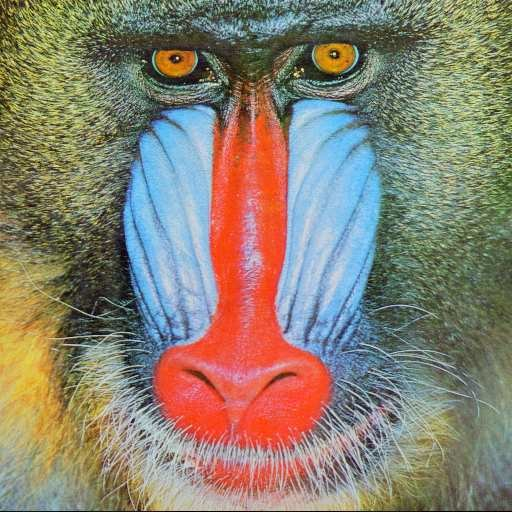
%> input picture code_ch3/mandrill.png, 512 x 512 px
$ octave slide_25_brightness_contrast_histogram.m   (GNU Octave 9; MATLAB toolbox functions it lacks are replaced by stand-ins)
%> lines starting %> are read from the running program, lines starting %| are printed output that depends on the picture
%% load image and plot histogram

img_rgb = imread("mandrill.png");
%> img_rgb is the input picture: size 512x512x3 uint8; mean R, G, B 137.3, 128.9, 113.2

% print array size : row*col*channel
size(img_rgb)
%> ans = [512 512 3]

% show histogram
% the histogram is a combination of brightness of all channel
figure();
histogram(img_rgb)
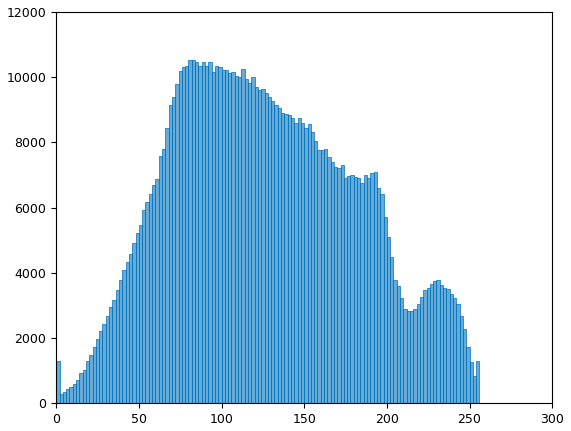
%> figure redrawn from the program's plot data; tallest bar 10516 high, from x = 82 to 84

figure();
imhist(img_rgb)
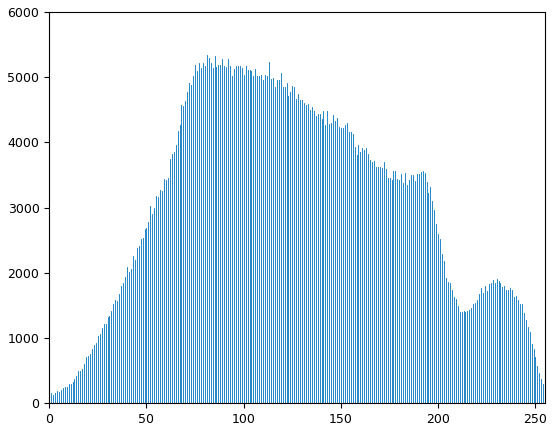
%> figure redrawn from the program's plot data; highest point at x = 81, y = 5346

%% histogram by RGB channels


%% Convert RGB image to HSV image
img_hsv = rgb2hsv(img_rgb);
%> img_hsv: size 512x512x3 double; mean H, S, V 0.314, 0.357, 0.616

img_hue = img_hsv(:,:,1);
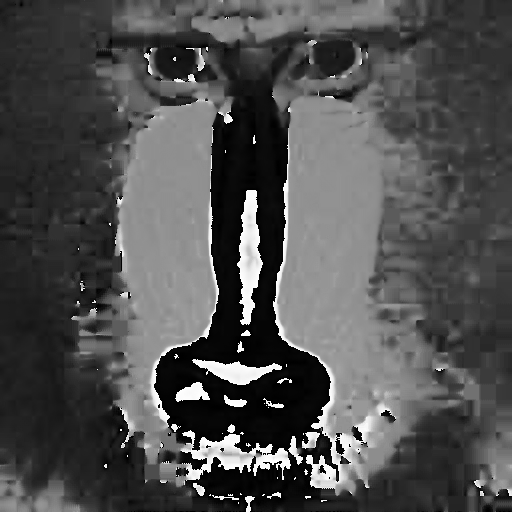
%> img_hue: size 512x512 double; min 0, max 0.999, mean 0.314
img_sat = img_hsv(:,:,2);
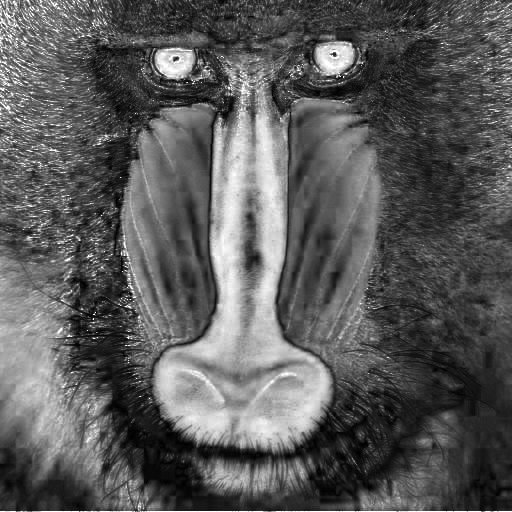
%> img_sat: size 512x512 double; min 0, max 1, mean 0.357
img_val = img_hsv(:,:,3);
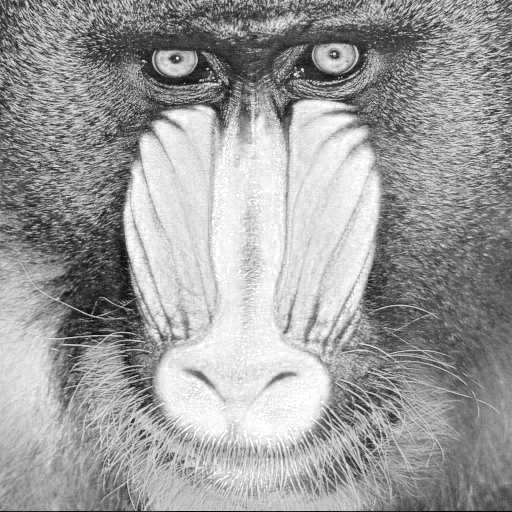
%> img_val: size 512x512 double; min 0.00392, max 1, mean 0.616

%% histogram by HSV channels

figure();
imhist(img_hue);
%> figure, not shown here; highest point at x = 0.565, y = 5950

figure();
imhist(img_sat);
%> figure, not shown here; highest point at x = 0.188, y = 2360

figure();
imhist(img_val);
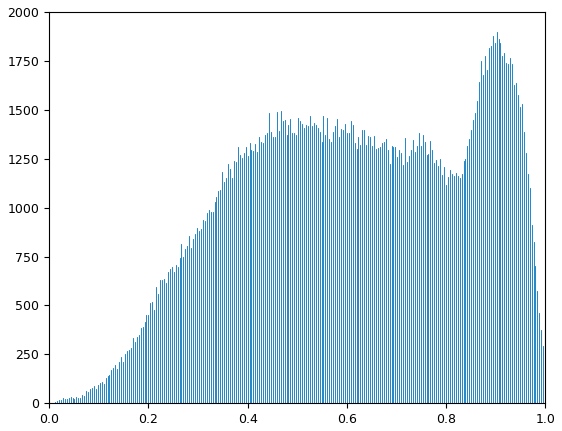
%> figure redrawn from the program's plot data; highest point at x = 0.902, y = 1900

%% Visualize image by heatmap
figure();
imagesc(img_val);
title("val-channel in HSV image")
colormap("gray")


%% Brightness Adjustment
% by offseting pixel value ( + constant)

% bias term : b
b = 0.2;

% brightness adj eq
% output = input + b

img_A = img_val;
img_B = img_A + b;

figure();
imshow(img_A)
title("img A")

figure();
imshow(img_B);
title("img B");

figure();
imshowpair(img_A, img_B,'montage',Scaling="none")
%> (this line was passed over: imshowpair is not available in this run)

%% Contrast & Brightness Adjustment (Linear Transformation)

% gain term : a
a = 1.75;
b = -0.5;
% contrast & brightness adj eq
% output = a*input + b

img_C = (a.*img_A)+b;

figure();
imshow(img_C);
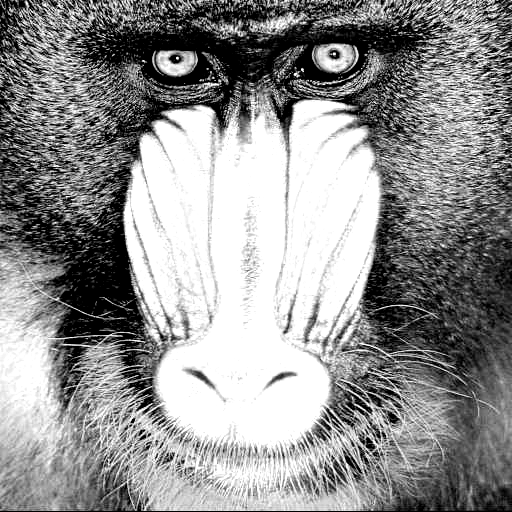
%> displayed picture: size 512x512, on the screen's scale of 0 to 255; min 0, max 255, mean 144.5

% test with other a,b values
figure();
imshowpair(img_A, img_C,'montage',Scaling="none")
%> (this line was passed over: imshowpair is not available in this run)

%% Assignment
% show the histogram of original image and contrast & brightness adjusted images

$ run again, with code_ch3/orangeball_humanoid.jpg saved as code_ch3/mandrill.png
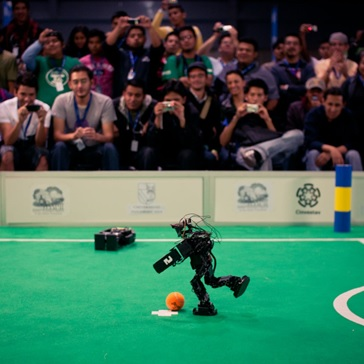
%> input picture code_ch3/orangeball_humanoid.jpg, 364 x 364 px
%> img_rgb is the input picture: size 364x364x3 uint8; mean R, G, B 60.3, 102, 82.5
%> img_hsv: size 364x364x3 double; mean H, S, V 0.433, 0.614, 0.442
%> `imhist(img_val);`:
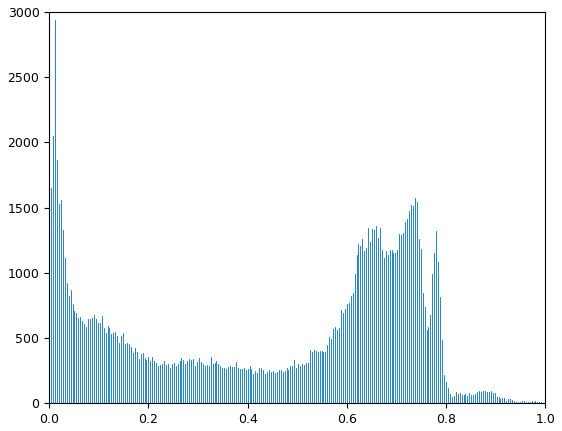
%> figure redrawn from the program's plot data; highest point at x = 0.0118, y = 2936
%> `imshow(img_C);`:
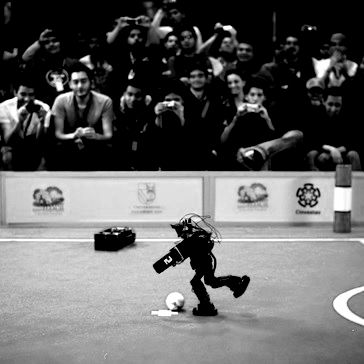
%> displayed picture: size 364x364, on the screen's scale of 0 to 255; min 0, max 255, mean 99.4
